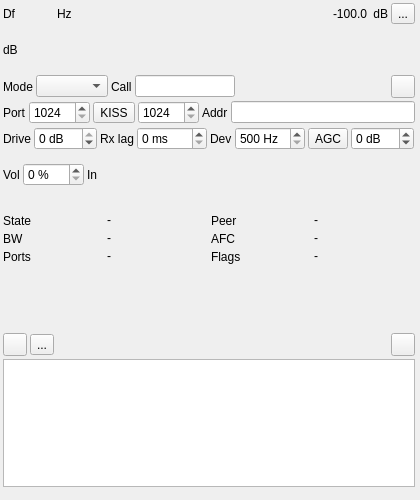
<?xml version="1.0" encoding="UTF-8"?>
<ui version="4.0">
 <class>VARADemodGUI</class>
 <widget class="RollupContents" name="VARADemodGUI">
  <property name="geometry">
   <rect>
    <x>0</x>
    <y>0</y>
    <width>420</width>
    <height>500</height>
   </rect>
  </property>
  <property name="sizePolicy">
   <sizepolicy hsizetype="Expanding" vsizetype="Expanding">
    <horstretch>0</horstretch>
    <verstretch>0</verstretch>
   </sizepolicy>
  </property>
  <property name="minimumSize">
   <size>
    <width>400</width>
    <height>0</height>
   </size>
  </property>
  <property name="font">
   <font>
    <family>Liberation Sans</family>
    <pointsize>9</pointsize>
   </font>
  </property>
  <property name="windowTitle">
   <string>VARA Demodulator</string>
  </property>
  <widget class="QWidget" name="settingsContainer" native="true">
   <property name="geometry">
    <rect>
     <x>0</x>
     <y>0</y>
     <width>418</width>
     <height>200</height>
    </rect>
   </property>
   <property name="minimumSize">
    <size>
     <width>400</width>
     <height>0</height>
    </size>
   </property>
   <property name="windowTitle">
    <string>Settings</string>
   </property>
   <layout class="QVBoxLayout" name="settingsLayout">
    <property name="spacing">
     <number>3</number>
    </property>
    <property name="leftMargin">
     <number>3</number>
    </property>
    <property name="topMargin">
     <number>3</number>
    </property>
    <property name="rightMargin">
     <number>3</number>
    </property>
    <property name="bottomMargin">
     <number>3</number>
    </property>
    <item>
     <layout class="QHBoxLayout" name="frequencyPowerLayout">
      <item>
       <widget class="QLabel" name="deltaFrequencyLabel">
        <property name="text">
         <string>Df</string>
        </property>
        <property name="minimumSize">
         <size>
          <width>16</width>
          <height>0</height>
         </size>
        </property>
       </widget>
      </item>
      <item>
       <widget class="ValueDialZ" name="deltaFrequency" native="true">
        <property name="sizePolicy">
         <sizepolicy hsizetype="Maximum" vsizetype="Maximum">
          <horstretch>0</horstretch>
          <verstretch>0</verstretch>
         </sizepolicy>
        </property>
        <property name="minimumSize">
         <size>
          <width>32</width>
          <height>16</height>
         </size>
        </property>
        <property name="font">
         <font>
          <family>Liberation Mono</family>
          <pointsize>12</pointsize>
         </font>
        </property>
        <property name="cursor">
         <cursorShape>PointingHandCursor</cursorShape>
        </property>
        <property name="focusPolicy">
         <enum>Qt::StrongFocus</enum>
        </property>
        <property name="toolTip">
         <string>Channel shift frequency from center in Hz</string>
        </property>
       </widget>
      </item>
      <item>
       <widget class="QLabel" name="deltaFrequencyUnits">
        <property name="text">
         <string>Hz </string>
        </property>
       </widget>
      </item>
      <item>
       <spacer name="frequencySpacer">
        <property name="orientation">
         <enum>Qt::Horizontal</enum>
        </property>
        <property name="sizeHint" stdset="0">
         <size>
          <width>40</width>
          <height>20</height>
         </size>
        </property>
       </spacer>
      </item>
      <item>
       <widget class="QLabel" name="channelPower">
        <property name="text">
         <string>-100.0</string>
        </property>
        <property name="toolTip">
         <string>Channel power</string>
        </property>
        <property name="layoutDirection">
         <enum>Qt::RightToLeft</enum>
        </property>
        <property name="alignment">
         <set>Qt::AlignRight|Qt::AlignTrailing|Qt::AlignVCenter</set>
        </property>
       </widget>
      </item>
      <item>
       <widget class="QLabel" name="channelPowerUnits">
        <property name="text">
         <string> dB</string>
        </property>
       </widget>
      </item>
      <item>
       <widget class="QToolButton" name="audioMute">
        <property name="toolTip">
         <string>Left: Mute/Unmute the monitor audio Right: Select audio output device</string>
        </property>
        <property name="text">
         <string>...</string>
        </property>
        <property name="icon">
         <iconset resource="../../../sdrgui/resources/res.qrc">
          <normaloff>:/sound_on.png</normaloff>
          <normalon>:/sound_off.png</normalon>
         </iconset>
        </property>
        <property name="checkable">
         <bool>true</bool>
        </property>
       </widget>
      </item>
     </layout>
    </item>
    <item>
     <layout class="QHBoxLayout" name="powerMeterLayout">
      <item>
       <widget class="QLabel" name="channelPowerMeterUnits">
        <property name="text">
         <string>dB</string>
        </property>
       </widget>
      </item>
      <item>
       <widget class="LevelMeterSignalDB" name="channelPowerMeter" native="true">
        <property name="sizePolicy">
         <sizepolicy hsizetype="Expanding" vsizetype="MinimumExpanding">
          <horstretch>0</horstretch>
          <verstretch>0</verstretch>
         </sizepolicy>
        </property>
        <property name="minimumSize">
         <size>
          <width>0</width>
          <height>24</height>
         </size>
        </property>
        <property name="font">
         <font>
          <family>Liberation Mono</family>
          <pointsize>8</pointsize>
         </font>
        </property>
        <property name="toolTip">
         <string>Level meter (dB) top trace: average, bottom trace: instantaneous peak, tip: peak hold</string>
        </property>
       </widget>
      </item>
     </layout>
    </item>
    <item>
     <layout class="QHBoxLayout" name="modemLayout">
      <item>
       <widget class="QLabel" name="modeLabel">
        <property name="text">
         <string>Mode</string>
        </property>
       </widget>
      </item>
      <item>
       <widget class="QComboBox" name="mode">
        <property name="toolTip">
         <string>VARA mode. HF modes are received as USB, FM modes with a flat FM discriminator</string>
        </property>
       </widget>
      </item>
      <item>
       <widget class="QLabel" name="callsignLabel">
        <property name="text">
         <string>Call</string>
        </property>
       </widget>
      </item>
      <item>
       <widget class="QLineEdit" name="callsign">
        <property name="toolTip">
         <string>Your call sign, with an optional SSID (E.g. N0CALL-1)</string>
        </property>
        <property name="maxLength">
         <number>10</number>
        </property>
        <property name="maximumSize">
         <size>
          <width>100</width>
          <height>16777215</height>
         </size>
        </property>
       </widget>
      </item>
      <item>
       <spacer name="modemSpacer">
        <property name="orientation">
         <enum>Qt::Horizontal</enum>
        </property>
        <property name="sizeHint" stdset="0">
         <size>
          <width>40</width>
          <height>20</height>
         </size>
        </property>
       </spacer>
      </item>
      <item>
       <widget class="ButtonSwitch" name="linkFrequencyOffset">
        <property name="toolTip">
         <string>Keep frequency offset in sync with linked VARA modulators</string>
        </property>
        <property name="text">
         <string/>
        </property>
        <property name="checkable">
         <bool>true</bool>
        </property>
        <property name="icon">
         <iconset resource="../../../sdrgui/resources/res.qrc">
          <normaloff>:/link.png</normaloff>
         </iconset>
        </property>
       </widget>
      </item>
     </layout>
    </item>
    <item>
     <layout class="QHBoxLayout" name="portsLayout">
      <item>
       <widget class="QLabel" name="cmdPortLabel">
        <property name="text">
         <string>Port</string>
        </property>
       </widget>
      </item>
      <item>
       <widget class="QSpinBox" name="cmdPort">
        <property name="toolTip">
         <string>VARA command TCP port, for Winlink clients. The data port is the next one</string>
        </property>
        <property name="minimum">
         <number>1024</number>
        </property>
        <property name="maximum">
         <number>65534</number>
        </property>
        <property name="singleStep">
         <number>1</number>
        </property>
        <property name="minimumSize">
         <size>
          <width>60</width>
          <height>0</height>
         </size>
        </property>
       </widget>
      </item>
      <item>
       <widget class="ButtonSwitch" name="kissEnabled">
        <property name="toolTip">
         <string>Open a KISS TCP port</string>
        </property>
        <property name="text">
         <string>KISS</string>
        </property>
        <property name="checkable">
         <bool>true</bool>
        </property>
       </widget>
      </item>
      <item>
       <widget class="QSpinBox" name="kissPort">
        <property name="toolTip">
         <string>KISS TCP port</string>
        </property>
        <property name="minimum">
         <number>1024</number>
        </property>
        <property name="maximum">
         <number>65535</number>
        </property>
        <property name="singleStep">
         <number>1</number>
        </property>
        <property name="minimumSize">
         <size>
          <width>60</width>
          <height>0</height>
         </size>
        </property>
       </widget>
      </item>
      <item>
       <widget class="QLabel" name="addressLabel">
        <property name="text">
         <string>Addr</string>
        </property>
       </widget>
      </item>
      <item>
       <widget class="QLineEdit" name="address">
        <property name="toolTip">
         <string>Listen address of the TCP ports. 0.0.0.0 to accept clients from other machines</string>
        </property>
       </widget>
      </item>
     </layout>
    </item>
    <item>
     <layout class="QHBoxLayout" name="levelsLayout">
      <item>
       <widget class="QLabel" name="driveLabel">
        <property name="text">
         <string>Drive</string>
        </property>
       </widget>
      </item>
      <item>
       <widget class="QSpinBox" name="driveDb">
        <property name="toolTip">
         <string>Transmit drive of the modem</string>
        </property>
        <property name="minimum">
         <number>-30</number>
        </property>
        <property name="maximum">
         <number>0</number>
        </property>
        <property name="singleStep">
         <number>1</number>
        </property>
        <property name="suffix">
         <string> dB</string>
        </property>
       </widget>
      </item>
      <item>
       <widget class="QLabel" name="rxLagLabel">
        <property name="text">
         <string>Rx lag</string>
        </property>
       </widget>
      </item>
      <item>
       <widget class="QSpinBox" name="rxLagMs">
        <property name="toolTip">
         <string>Delay from RF to the modem input, for the turnaround timing</string>
        </property>
        <property name="minimum">
         <number>0</number>
        </property>
        <property name="maximum">
         <number>1000</number>
        </property>
        <property name="singleStep">
         <number>1</number>
        </property>
        <property name="suffix">
         <string> ms</string>
        </property>
       </widget>
      </item>
      <item>
       <widget class="QLabel" name="fmDevLabel">
        <property name="text">
         <string>Dev</string>
        </property>
       </widget>
      </item>
      <item>
       <widget class="QSpinBox" name="fmDeviation">
        <property name="toolTip">
         <string>FM peak deviation that gives full scale modem input</string>
        </property>
        <property name="minimum">
         <number>500</number>
        </property>
        <property name="maximum">
         <number>10000</number>
        </property>
        <property name="singleStep">
         <number>100</number>
        </property>
        <property name="suffix">
         <string> Hz</string>
        </property>
       </widget>
      </item>
      <item>
       <widget class="ButtonSwitch" name="agc">
        <property name="toolTip">
         <string>Automatic gain control in the HF modes</string>
        </property>
        <property name="text">
         <string>AGC</string>
        </property>
        <property name="checkable">
         <bool>true</bool>
        </property>
       </widget>
      </item>
      <item>
       <widget class="QSpinBox" name="rxGainDb">
        <property name="toolTip">
         <string>Receive gain in the HF modes when the AGC is off</string>
        </property>
        <property name="minimum">
         <number>-20</number>
        </property>
        <property name="maximum">
         <number>80</number>
        </property>
        <property name="singleStep">
         <number>1</number>
        </property>
        <property name="suffix">
         <string> dB</string>
        </property>
       </widget>
      </item>
      <item>
       <spacer name="levelsSpacer">
        <property name="orientation">
         <enum>Qt::Horizontal</enum>
        </property>
        <property name="sizeHint" stdset="0">
         <size>
          <width>40</width>
          <height>20</height>
         </size>
        </property>
       </spacer>
      </item>
     </layout>
    </item>
    <item>
     <layout class="QHBoxLayout" name="modemMeterLayout">
      <item>
       <widget class="QLabel" name="volumeLabel">
        <property name="text">
         <string>Vol</string>
        </property>
       </widget>
      </item>
      <item>
       <widget class="QSpinBox" name="volume">
        <property name="toolTip">
         <string>Monitor audio volume</string>
        </property>
        <property name="minimum">
         <number>0</number>
        </property>
        <property name="maximum">
         <number>200</number>
        </property>
        <property name="singleStep">
         <number>1</number>
        </property>
        <property name="suffix">
         <string> %</string>
        </property>
       </widget>
      </item>
      <item>
       <widget class="QLabel" name="modemLevelLabel">
        <property name="text">
         <string>In</string>
        </property>
       </widget>
      </item>
      <item>
       <widget class="LevelMeterSignalDB" name="modemLevelMeter" native="true">
        <property name="sizePolicy">
         <sizepolicy hsizetype="Expanding" vsizetype="MinimumExpanding">
          <horstretch>0</horstretch>
          <verstretch>0</verstretch>
         </sizepolicy>
        </property>
        <property name="minimumSize">
         <size>
          <width>0</width>
          <height>24</height>
         </size>
        </property>
        <property name="font">
         <font>
          <family>Liberation Mono</family>
          <pointsize>8</pointsize>
         </font>
        </property>
        <property name="toolTip">
         <string>Modem input level (dB full scale) top trace: average, bottom trace: instantaneous peak</string>
        </property>
       </widget>
      </item>
     </layout>
    </item>
   </layout>
  </widget>
  <widget class="QWidget" name="statusContainer" native="true">
   <property name="geometry">
    <rect>
     <x>0</x>
     <y>210</y>
     <width>418</width>
     <height>110</height>
    </rect>
   </property>
   <property name="minimumSize">
    <size>
     <width>400</width>
     <height>0</height>
    </size>
   </property>
   <property name="windowTitle">
    <string>Status</string>
   </property>
   <layout class="QVBoxLayout" name="statusLayout">
    <property name="spacing">
     <number>3</number>
    </property>
    <property name="leftMargin">
     <number>3</number>
    </property>
    <property name="topMargin">
     <number>3</number>
    </property>
    <property name="rightMargin">
     <number>3</number>
    </property>
    <property name="bottomMargin">
     <number>3</number>
    </property>
    <item>
     <layout class="QGridLayout" name="statusGrid">
      <item row="0" column="0">
       <widget class="QLabel" name="stateLabel">
        <property name="text">
         <string>State</string>
        </property>
       </widget>
      </item>
      <item row="0" column="1">
       <widget class="QLabel" name="state">
        <property name="text">
         <string>-</string>
        </property>
        <property name="toolTip">
         <string>Session state</string>
        </property>
        <property name="textInteractionFlags">
         <set>Qt::TextSelectableByMouse</set>
        </property>
       </widget>
      </item>
      <item row="0" column="2">
       <widget class="QLabel" name="peerLabel">
        <property name="text">
         <string>Peer</string>
        </property>
       </widget>
      </item>
      <item row="0" column="3">
       <widget class="QLabel" name="peer">
        <property name="text">
         <string>-</string>
        </property>
        <property name="toolTip">
         <string>Remote station while linked</string>
        </property>
        <property name="textInteractionFlags">
         <set>Qt::TextSelectableByMouse</set>
        </property>
       </widget>
      </item>
      <item row="1" column="0">
       <widget class="QLabel" name="bandwidthLabel">
        <property name="text">
         <string>BW</string>
        </property>
       </widget>
      </item>
      <item row="1" column="1">
       <widget class="QLabel" name="bandwidth">
        <property name="text">
         <string>-</string>
        </property>
        <property name="toolTip">
         <string>Link bandwidth and speed level</string>
        </property>
        <property name="textInteractionFlags">
         <set>Qt::TextSelectableByMouse</set>
        </property>
       </widget>
      </item>
      <item row="1" column="2">
       <widget class="QLabel" name="afcLabel">
        <property name="text">
         <string>AFC</string>
        </property>
       </widget>
      </item>
      <item row="1" column="3">
       <widget class="QLabel" name="afc">
        <property name="text">
         <string>-</string>
        </property>
        <property name="toolTip">
         <string>Frequency offset of the received signal</string>
        </property>
        <property name="textInteractionFlags">
         <set>Qt::TextSelectableByMouse</set>
        </property>
       </widget>
      </item>
      <item row="2" column="0">
       <widget class="QLabel" name="portsLabel">
        <property name="text">
         <string>Ports</string>
        </property>
       </widget>
      </item>
      <item row="2" column="1">
       <widget class="QLabel" name="ports">
        <property name="text">
         <string>-</string>
        </property>
        <property name="toolTip">
         <string>Bound command/data and KISS TCP ports</string>
        </property>
        <property name="textInteractionFlags">
         <set>Qt::TextSelectableByMouse</set>
        </property>
       </widget>
      </item>
      <item row="2" column="2">
       <widget class="QLabel" name="flagsLabel">
        <property name="text">
         <string>Flags</string>
        </property>
       </widget>
      </item>
      <item row="2" column="3">
       <widget class="QLabel" name="flags">
        <property name="text">
         <string>-</string>
        </property>
        <property name="toolTip">
         <string>TX: transmitting, BUSY: channel busy, Mod: a VARA Mod transmits this modem</string>
        </property>
        <property name="textInteractionFlags">
         <set>Qt::TextSelectableByMouse</set>
        </property>
       </widget>
      </item>
     </layout>
    </item>
    <item>
     <widget class="QLabel" name="error">
      <property name="text">
       <string/>
      </property>
      <property name="toolTip">
       <string>Why the modem is not running</string>
      </property>
      <property name="wordWrap">
       <bool>true</bool>
      </property>
     </widget>
    </item>
   </layout>
  </widget>
  <widget class="QWidget" name="logContainer" native="true">
   <property name="geometry">
    <rect>
     <x>0</x>
     <y>330</y>
     <width>418</width>
     <height>160</height>
    </rect>
   </property>
   <property name="sizePolicy">
    <sizepolicy hsizetype="Expanding" vsizetype="Expanding">
     <horstretch>0</horstretch>
     <verstretch>0</verstretch>
    </sizepolicy>
   </property>
   <property name="minimumSize">
    <size>
     <width>400</width>
     <height>0</height>
    </size>
   </property>
   <property name="windowTitle">
    <string>Log</string>
   </property>
   <layout class="QVBoxLayout" name="logLayout">
    <property name="spacing">
     <number>3</number>
    </property>
    <property name="leftMargin">
     <number>3</number>
    </property>
    <property name="topMargin">
     <number>3</number>
    </property>
    <property name="rightMargin">
     <number>3</number>
    </property>
    <property name="bottomMargin">
     <number>3</number>
    </property>
    <item>
     <layout class="QHBoxLayout" name="logButtonsLayout">
      <item>
       <widget class="ButtonSwitch" name="logEnable">
        <property name="toolTip">
         <string>Start/stop appending the modem's log to a file</string>
        </property>
        <property name="text">
         <string/>
        </property>
        <property name="icon">
         <iconset resource="../../../sdrgui/resources/res.qrc">
          <normaloff>:/record_off.png</normaloff>:/record_off.png</iconset>
        </property>
        <property name="checkable">
         <bool>true</bool>
        </property>
       </widget>
      </item>
      <item>
       <widget class="QToolButton" name="logFilename">
        <property name="toolTip">
         <string>Set log filename</string>
        </property>
        <property name="text">
         <string>...</string>
        </property>
        <property name="icon">
         <iconset resource="../../../sdrgui/resources/res.qrc">
          <normaloff>:/save.png</normaloff>:/save.png</iconset>
        </property>
       </widget>
      </item>
      <item>
       <spacer name="logButtonsSpacer">
        <property name="orientation">
         <enum>Qt::Horizontal</enum>
        </property>
        <property name="sizeHint" stdset="0">
         <size>
          <width>40</width>
          <height>20</height>
         </size>
        </property>
       </spacer>
      </item>
      <item>
       <widget class="QToolButton" name="clearLog">
        <property name="toolTip">
         <string>Clear the log shown (not the file)</string>
        </property>
        <property name="text">
         <string/>
        </property>
        <property name="icon">
         <iconset resource="../../../sdrgui/resources/res.qrc">
          <normaloff>:/bin.png</normaloff>:/bin.png</iconset>
        </property>
       </widget>
      </item>
     </layout>
    </item>
    <item>
     <widget class="QPlainTextEdit" name="log">
      <property name="minimumSize">
       <size>
        <width>0</width>
        <height>100</height>
       </size>
      </property>
      <property name="font">
       <font>
        <family>Liberation Mono</family>
        <pointsize>9</pointsize>
       </font>
      </property>
      <property name="toolTip">
       <string>What the modem shows on its console: connections, link changes and errors</string>
      </property>
      <property name="lineWrapMode">
       <enum>QPlainTextEdit::NoWrap</enum>
      </property>
      <property name="readOnly">
       <bool>true</bool>
      </property>
      <property name="maximumBlockCount">
       <number>2000</number>
      </property>
     </widget>
    </item>
   </layout>
  </widget>
 </widget>
 <customwidgets>
  
  
  <customwidget>
   <class>RollupContents</class>
   <extends>QWidget</extends>
   <header>gui/rollupcontents.h</header>
   <container>1</container>
  </customwidget>
  
  
  <customwidget>
   <class>ValueDialZ</class>
   <extends>QWidget</extends>
   <header>gui/valuedialz.h</header>
   <container>1</container>
  </customwidget>
  
  
  <customwidget>
   <class>ButtonSwitch</class>
   <extends>QToolButton</extends>
   <header>gui/buttonswitch.h</header>
  </customwidget>
  
  
  <customwidget>
   <class>LevelMeterVU</class>
   <extends>QWidget</extends>
   <header>gui/levelmeter.h</header>
   <container>1</container>
  </customwidget>
  
  
  <customwidget>
   <class>LevelMeterSignalDB</class>
   <extends>QWidget</extends>
   <header>gui/levelmeter.h</header>
   <container>1</container>
  </customwidget>
  
 
 </customwidgets>
 <tabstops>
  <tabstop>deltaFrequency</tabstop>
  <tabstop>audioMute</tabstop>
  <tabstop>mode</tabstop>
  <tabstop>callsign</tabstop>
  <tabstop>linkFrequencyOffset</tabstop>
  <tabstop>cmdPort</tabstop>
  <tabstop>kissEnabled</tabstop>
  <tabstop>kissPort</tabstop>
  <tabstop>address</tabstop>
  <tabstop>driveDb</tabstop>
  <tabstop>rxLagMs</tabstop>
  <tabstop>fmDeviation</tabstop>
  <tabstop>agc</tabstop>
  <tabstop>rxGainDb</tabstop>
  <tabstop>volume</tabstop>
  <tabstop>logEnable</tabstop>
  <tabstop>logFilename</tabstop>
  <tabstop>clearLog</tabstop>
  <tabstop>log</tabstop>
 </tabstops>
 <resources>
  <include location="../../../sdrgui/resources/res.qrc"/>
 </resources>
 <connections/>
</ui>
